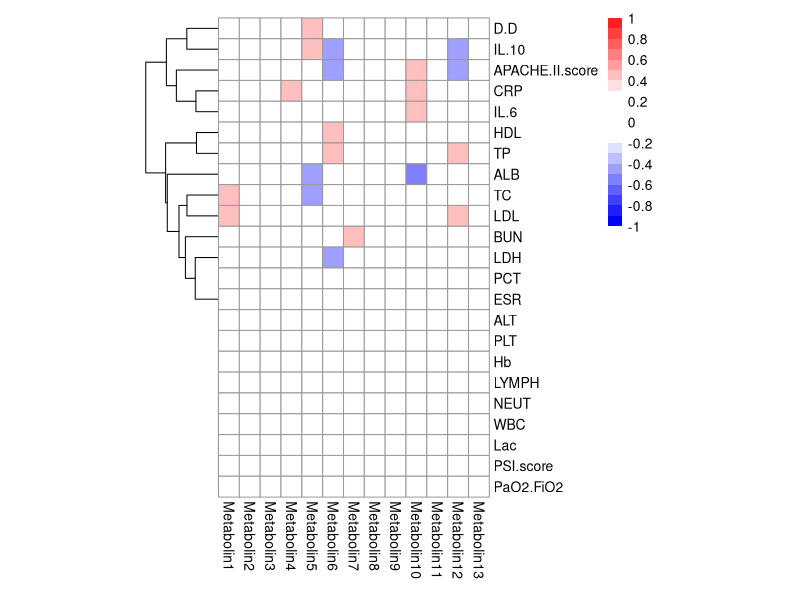

Source code (R):
library(psych)
genedat <- read.table('index.txt', header = TRUE, sep = '\t')
antidat <- read.table('meta.txt',header = TRUE, sep = '\t')

res <- corr.test(genedat, antidat, use = 'pairwise', 
                 method = 'spearman', adjust = 'holm',
                 alpha = 0.05)
res$p.adj
res$r

library(pheatmap)
pdat <- res$r
pdat2 <- matrix(ifelse(abs(pdat) <= 0.3, 0, pdat), nrow(pdat))
pdat2 <- matrix(ifelse(res$p.adj >= 0.05, 0, pdat2), nrow(pdat))

colnames(pdat2) <- colnames(pdat)
rownames(pdat2) <- rownames(pdat)

bk <- seq(-1, 1, by = 0.1)
bk
length(bk)

mycol <- c(colorRampPalette(c('blue', 'white'))(9), 
           colorRampPalette(c('white', 'white'))(3),
           colorRampPalette(c('white', 'red'))(9))

pheatmap(pdat2, cellwidth = 15, cellheight = 15,
         cluster_cols = FALSE,
         color = mycol,
         legend_breaks = seq(-1,1,by = 0.2),
         breaks = bk)
